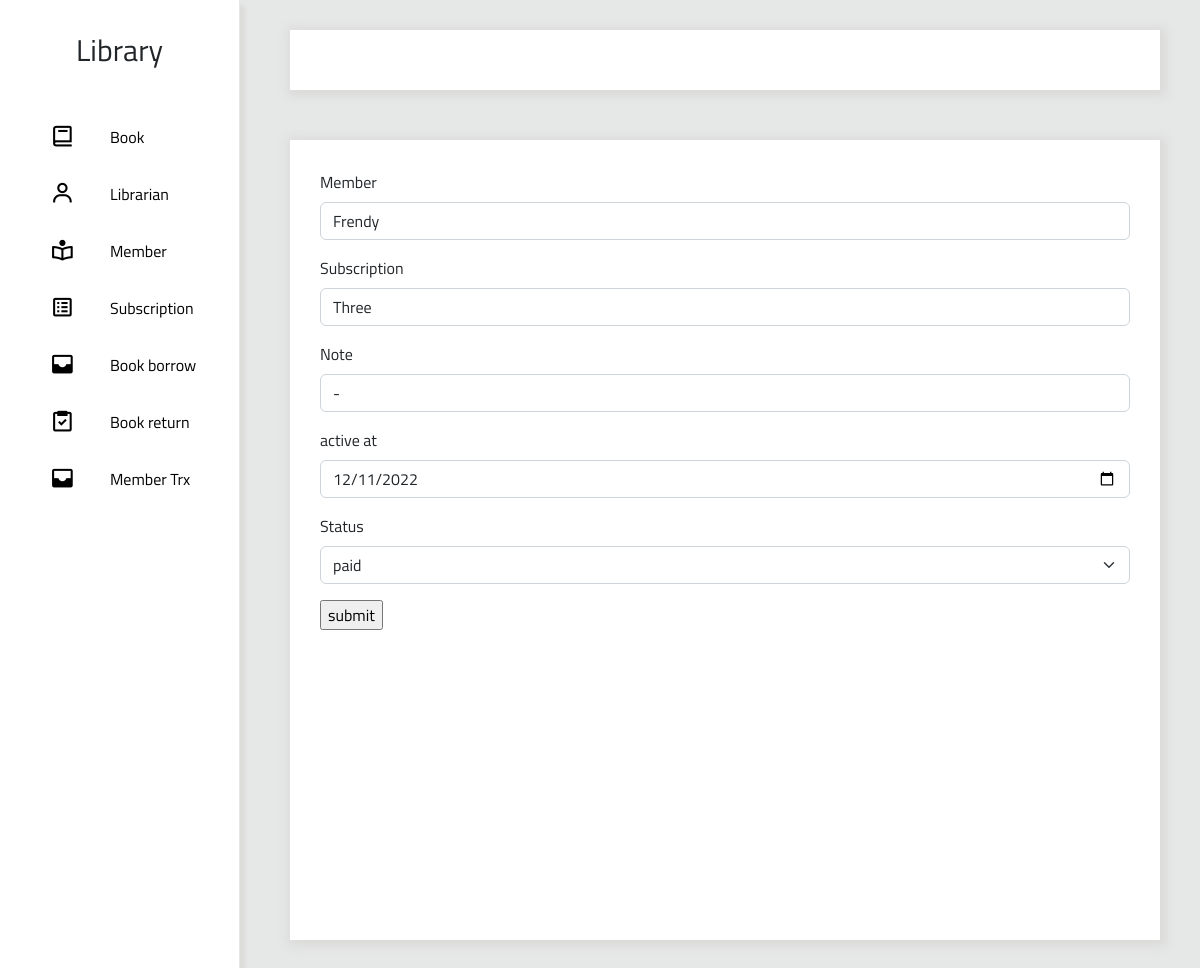
/index.php/membertrx/edit/17, run on the app's committed database.
### tables this page shows
CREATE TABLE `member_trxs` (
  `id` int(11) NOT NULL,
  `member_id` int(11) NOT NULL,
  `subs_id` int(11) DEFAULT NULL,
  `trx_date` datetime DEFAULT NULL,
  `active_at` date DEFAULT NULL,
  `expire_at` date DEFAULT NULL,
  `status` enum('paid','unpaid') DEFAULT NULL,
  `total_order` double DEFAULT NULL,
  `note` varchar(255) DEFAULT NULL,
  `created_at` timestamp NULL DEFAULT NULL,
  `updated_at` timestamp NULL DEFAULT NULL
);

CREATE TABLE `members` (
  `id` int(11) NOT NULL,
  `nik` varchar(20) NOT NULL,
  `full_name` varchar(100) NOT NULL,
  `phone` varchar(15) NOT NULL,
  `address` varchar(200) DEFAULT NULL,
  `born_place` varchar(50) NOT NULL,
  `born_date` date NOT NULL,
  `gender` enum('L','P','O') NOT NULL,
  `country` varchar(100) DEFAULT NULL,
  `nationality` enum('WNI') DEFAULT 'WNI',
  `is_active` tinyint(1) DEFAULT 1,
  `created_at` timestamp NULL DEFAULT NULL,
  `updated_at` timestamp NULL DEFAULT NULL
);

CREATE TABLE `subscriptions` (
  `id` int(11) NOT NULL,
  `title` varchar(50) NOT NULL,
  `month` tinyint(6) NOT NULL,
  `price` float NOT NULL,
  `is_active` tinyint(1) NOT NULL DEFAULT 1,
  `created_at` timestamp NULL DEFAULT NULL,
  `updated_at` timestamp NULL DEFAULT NULL
);

### application/controllers/Membertrx.php (called while the page is built, shortened)
<?php
class Membertrx extends CI_Controller
{
    public function __construct()
    {
        $this->load->model('Membertrx_model', 'membertrx');
        $this->load->model('Subscription_model', 'subscription');
        $this->load->model('Member_model', 'member');
        $this->load->library('form_validation');
    }
    public function edit($id)
    {
        $data['membertrx']=$this->membertrx->findById($id);
        $data['member'] = $this->member->all();
        $data['subscription'] = $this->subscription->all();
        $this->load->view('template/header');
        $this->load->view('template/navbar');
        $this->load->view('membertrx/edit',$data);
        $this->load->view('template/footer');
    }
}

### index.php (called while the page is built, shortened)
<?php
require_once BASEPATH.'core/CodeIgniter.php';

### application/models/Membertrx_model.php (called while the page is built, shortened)
<?php
class Membertrx_model extends CI_Model{
    protected $table= 'member_trxs';
    public function findById($id){
        return $this->db->query("select * from $this->table where id=?",[$id])->row();
    }
}

### application/models/Member_model.php (called while the page is built, shortened)
<?php
class Member_model extends CI_Model{
    protected $table= 'members';
    public function all(){
        return $this->db->query("SELECT * from $this->table")->result();
    }
}

### application/models/Subscription_model.php (called while the page is built, shortened)
<?php
class Subscription_model extends CI_Model{
    protected $table= 'subscriptions';
    public function all(){
        return $this->db->query("SELECT * from $this->table")->result();
    }
}

### application/views/membertrx/edit.php (the view, shortened to what this page needs)
<form action="<?= base_url('index.php/membertrx/edit/'. $membertrx->id)?>" method="post" enctype="multipart/form-data" class="needa-validation">
  <div class="mb-3">
    <label for="exampleFormControlInput1" class="form-label">Member</label>
    <select name="member_id" class="form-control">
      <?php foreach ($member as $v) { ?>
        <option value=<?php echo ($v->id) ?> <?php if($v->id== $membertrx->member_id){ echo "selected ";}?>><?php echo ($v->full_name)  ?></option>
      <?php } ?>
    </select>
  </div>
  <div class="mb-3">
    <label for="exampleFormControlInput1" class="form-label">Subscription</label>
    <select name="subs_id" class="form-control">
      <?php foreach ($subscription as $v) { ?>
        <option value=<?php echo ($v->id) ?> <?php if($v->id== $membertrx->subs_id){ echo "selected ";}?>><?php echo ($v->title)  ?></option>
      <?php } ?>
    </select>
  </div>
  <div class="mb-3">
    <label for="exampleFormControlInput1" class="form-label">Note</label>
    <input type="text" class="form-control" name="note" value="<?= $membertrx->note ?>" id="exampleFormControlInput1" placeholder="name@example.com">
  </div>
  <div class="mb-3">
    <label for="exampleFormControlInput1" class="form-label">active at</label>
    <input type="date" class="form-control" value="<?= $membertrx->active_at ?>" name="active_at" id="exampleFormControlInput1" placeholder="">
  </div>
  <div class="mb-3">
    <label for="exampleFormControlInput1" class="form-label">Status</label>
    <select class="form-select" aria-label="Default select example" name="status">
  <option value="paid"  <?php if($membertrx->status=="paid"){ echo "selected ";}?> >paid</option>
</select>
  </div>
  <input type="submit" value="submit">
</form>

### application/views/template/header.php (style rules this page uses)
* { font-family: 'Titillium Web', sans-serif }
body { background-color: #e6e8e8; }
* { text-decoration: none; }

### data on the page
member_trxs: member_id "Frendy", subs_id "Three", note "-", active_at "12/11/2022", status "paid"
